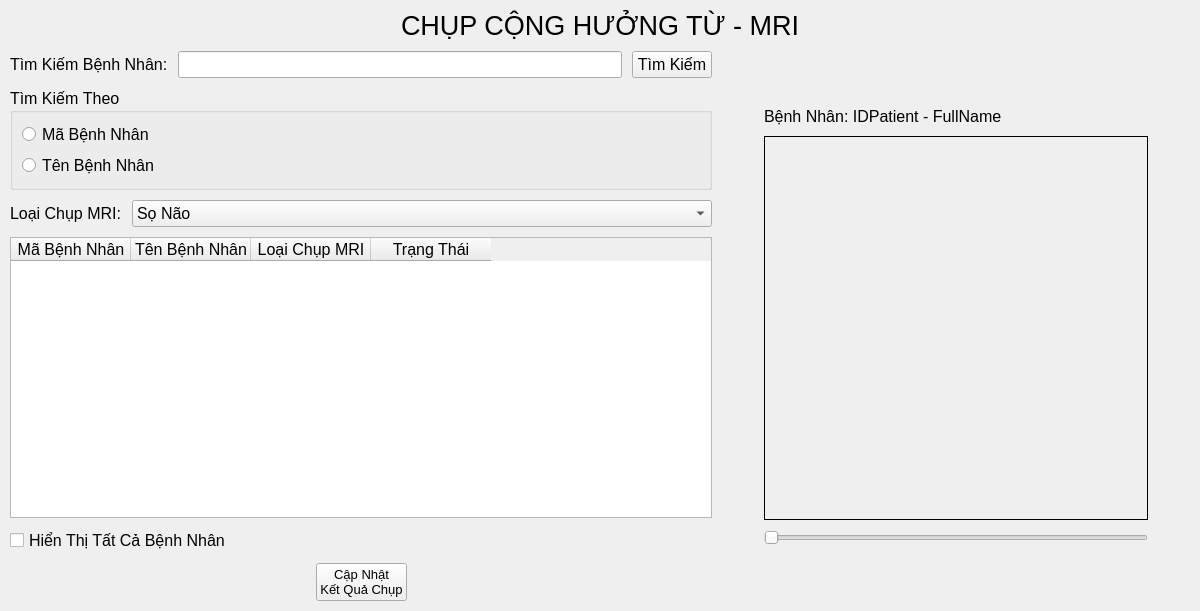
<?xml version="1.0" encoding="UTF-8"?>
<ui version="4.0">
 <class>MRI</class>
 <widget class="QFrame" name="MRI">
  <property name="geometry">
   <rect>
    <x>0</x>
    <y>0</y>
    <width>1200</width>
    <height>611</height>
   </rect>
  </property>
  <property name="font">
   <font>
    <pointsize>12</pointsize>
   </font>
  </property>
  <property name="windowTitle">
   <string>Frame</string>
  </property>
  <layout class="QVBoxLayout" name="verticalLayout_5" stretch="0,9">
   <property name="spacing">
    <number>10</number>
   </property>
   <property name="leftMargin">
    <number>10</number>
   </property>
   <property name="topMargin">
    <number>10</number>
   </property>
   <property name="rightMargin">
    <number>10</number>
   </property>
   <property name="bottomMargin">
    <number>10</number>
   </property>
   <item>
    <layout class="QHBoxLayout" name="horizontalLayout">
     <item>
      <spacer name="horizontalSpacer">
       <property name="orientation">
        <enum>Qt::Horizontal</enum>
       </property>
       <property name="sizeHint" stdset="0">
        <size>
         <width>40</width>
         <height>20</height>
        </size>
       </property>
      </spacer>
     </item>
     <item>
      <widget class="QLabel" name="label">
       <property name="font">
        <font>
         <pointsize>20</pointsize>
        </font>
       </property>
       <property name="text">
        <string>CHỤP CỘNG HƯỞNG TỪ - MRI</string>
       </property>
      </widget>
     </item>
     <item>
      <spacer name="horizontalSpacer_2">
       <property name="orientation">
        <enum>Qt::Horizontal</enum>
       </property>
       <property name="sizeHint" stdset="0">
        <size>
         <width>40</width>
         <height>20</height>
        </size>
       </property>
      </spacer>
     </item>
    </layout>
   </item>
   <item>
    <layout class="QHBoxLayout" name="horizontalLayout_6" stretch="3,2">
     <item>
      <layout class="QVBoxLayout" name="verticalLayout_2" stretch="0,1,0,7,0,0">
       <property name="spacing">
        <number>10</number>
       </property>
       <property name="sizeConstraint">
        <enum>QLayout::SetDefaultConstraint</enum>
       </property>
       <property name="leftMargin">
        <number>0</number>
       </property>
       <property name="topMargin">
        <number>0</number>
       </property>
       <property name="rightMargin">
        <number>0</number>
       </property>
       <property name="bottomMargin">
        <number>0</number>
       </property>
       <item>
        <layout class="QHBoxLayout" name="horizontalLayout_2">
         <item>
          <widget class="QLabel" name="label_5">
           <property name="font">
            <font>
             <pointsize>12</pointsize>
            </font>
           </property>
           <property name="text">
            <string>Tìm Kiếm Bệnh Nhân:</string>
           </property>
          </widget>
         </item>
         <item>
          <widget class="QLineEdit" name="txtSearch">
           <property name="font">
            <font>
             <pointsize>12</pointsize>
            </font>
           </property>
          </widget>
         </item>
         <item>
          <widget class="QPushButton" name="btSearch">
           <property name="font">
            <font>
             <pointsize>12</pointsize>
            </font>
           </property>
           <property name="cursor">
            <cursorShape>PointingHandCursor</cursorShape>
           </property>
           <property name="text">
            <string>Tìm Kiếm</string>
           </property>
          </widget>
         </item>
        </layout>
       </item>
       <item>
        <widget class="QGroupBox" name="groupBox">
         <property name="font">
          <font>
           <pointsize>12</pointsize>
           <kerning>false</kerning>
          </font>
         </property>
         <property name="title">
          <string>Tìm Kiếm Theo</string>
         </property>
         <layout class="QVBoxLayout" name="verticalLayout">
          <item>
           <widget class="QRadioButton" name="radioBTIDPatient">
            <property name="font">
             <font>
              <pointsize>12</pointsize>
              <strikeout>false</strikeout>
              <kerning>false</kerning>
             </font>
            </property>
            <property name="text">
             <string>Mã Bệnh Nhân</string>
            </property>
           </widget>
          </item>
          <item>
           <widget class="QRadioButton" name="radioBTFullName">
            <property name="font">
             <font>
              <pointsize>12</pointsize>
             </font>
            </property>
            <property name="text">
             <string>Tên Bệnh Nhân</string>
            </property>
           </widget>
          </item>
         </layout>
        </widget>
       </item>
       <item>
        <layout class="QHBoxLayout" name="horizontalLayout_3" stretch="0,3">
         <item>
          <widget class="QLabel" name="label_4">
           <property name="font">
            <font>
             <pointsize>12</pointsize>
            </font>
           </property>
           <property name="text">
            <string>Loại Chụp MRI:</string>
           </property>
          </widget>
         </item>
         <item>
          <widget class="QComboBox" name="comboTypeMRI">
           <property name="font">
            <font>
             <pointsize>12</pointsize>
            </font>
           </property>
           <item>
            <property name="text">
             <string>Sọ Não</string>
            </property>
           </item>
           <item>
            <property name="text">
             <string>Mạch Máu Não</string>
            </property>
           </item>
           <item>
            <property name="text">
             <string>Tĩnh Mạch Đồ</string>
            </property>
           </item>
           <item>
            <property name="text">
             <string>Tim</string>
            </property>
           </item>
           <item>
            <property name="text">
             <string>Tuyến Vú</string>
            </property>
           </item>
          </widget>
         </item>
        </layout>
       </item>
       <item>
        <widget class="QTableWidget" name="dataTabPatient">
         <property name="font">
          <font>
           <family>MS Shell Dlg 2</family>
           <pointsize>12</pointsize>
          </font>
         </property>
         <property name="sizeAdjustPolicy">
          <enum>QAbstractScrollArea::AdjustToContents</enum>
         </property>
         <attribute name="horizontalHeaderDefaultSectionSize">
          <number>120</number>
         </attribute>
         <column>
          <property name="text">
           <string>Mã Bệnh Nhân</string>
          </property>
         </column>
         <column>
          <property name="text">
           <string>Tên Bệnh Nhân</string>
          </property>
         </column>
         <column>
          <property name="text">
           <string>Loại Chụp MRI</string>
          </property>
         </column>
         <column>
          <property name="text">
           <string>Trạng Thái</string>
          </property>
         </column>
        </widget>
       </item>
       <item>
        <widget class="QCheckBox" name="checkAllPatient">
         <property name="font">
          <font>
           <pointsize>12</pointsize>
          </font>
         </property>
         <property name="text">
          <string>Hiển Thị Tất Cả Bệnh Nhân</string>
         </property>
        </widget>
       </item>
       <item>
        <layout class="QHBoxLayout" name="horizontalLayout_4">
         <item>
          <spacer name="horizontalSpacer_3">
           <property name="orientation">
            <enum>Qt::Horizontal</enum>
           </property>
           <property name="sizeHint" stdset="0">
            <size>
             <width>40</width>
             <height>20</height>
            </size>
           </property>
          </spacer>
         </item>
         <item>
          <widget class="QPushButton" name="btUpload">
           <property name="font">
            <font>
             <pointsize>10</pointsize>
            </font>
           </property>
           <property name="cursor">
            <cursorShape>PointingHandCursor</cursorShape>
           </property>
           <property name="text">
            <string>Cập Nhật
Kết Quả Chụp</string>
           </property>
          </widget>
         </item>
         <item>
          <spacer name="horizontalSpacer_4">
           <property name="orientation">
            <enum>Qt::Horizontal</enum>
           </property>
           <property name="sizeHint" stdset="0">
            <size>
             <width>40</width>
             <height>20</height>
            </size>
           </property>
          </spacer>
         </item>
        </layout>
       </item>
      </layout>
     </item>
     <item>
      <layout class="QHBoxLayout" name="horizontalLayout_5">
       <item>
        <spacer name="horizontalSpacer_5">
         <property name="orientation">
          <enum>Qt::Horizontal</enum>
         </property>
         <property name="sizeHint" stdset="0">
          <size>
           <width>40</width>
           <height>20</height>
          </size>
         </property>
        </spacer>
       </item>
       <item>
        <layout class="QVBoxLayout" name="verticalLayout_4">
         <property name="leftMargin">
          <number>10</number>
         </property>
         <property name="topMargin">
          <number>10</number>
         </property>
         <property name="rightMargin">
          <number>10</number>
         </property>
         <property name="bottomMargin">
          <number>10</number>
         </property>
         <item>
          <spacer name="verticalSpacer">
           <property name="orientation">
            <enum>Qt::Vertical</enum>
           </property>
           <property name="sizeHint" stdset="0">
            <size>
             <width>20</width>
             <height>18</height>
            </size>
           </property>
          </spacer>
         </item>
         <item>
          <layout class="QVBoxLayout" name="verticalLayout_3">
           <item>
            <widget class="QLabel" name="lbPatient">
             <property name="font">
              <font>
               <pointsize>12</pointsize>
              </font>
             </property>
             <property name="text">
              <string>Bệnh Nhân: IDPatient - FullName</string>
             </property>
            </widget>
           </item>
           <item>
            <widget class="QLabel" name="lbMRIImg">
             <property name="minimumSize">
              <size>
               <width>384</width>
               <height>384</height>
              </size>
             </property>
             <property name="maximumSize">
              <size>
               <width>384</width>
               <height>384</height>
              </size>
             </property>
             <property name="frameShape">
              <enum>QFrame::Box</enum>
             </property>
             <property name="text">
              <string/>
             </property>
            </widget>
           </item>
           <item>
            <widget class="QSlider" name="hSlider">
             <property name="minimumSize">
              <size>
               <width>384</width>
               <height>0</height>
              </size>
             </property>
             <property name="maximumSize">
              <size>
               <width>384</width>
               <height>16777215</height>
              </size>
             </property>
             <property name="minimum">
              <number>1</number>
             </property>
             <property name="orientation">
              <enum>Qt::Horizontal</enum>
             </property>
            </widget>
           </item>
          </layout>
         </item>
         <item>
          <spacer name="verticalSpacer_2">
           <property name="orientation">
            <enum>Qt::Vertical</enum>
           </property>
           <property name="sizeHint" stdset="0">
            <size>
             <width>20</width>
             <height>40</height>
            </size>
           </property>
          </spacer>
         </item>
        </layout>
       </item>
       <item>
        <spacer name="horizontalSpacer_6">
         <property name="orientation">
          <enum>Qt::Horizontal</enum>
         </property>
         <property name="sizeHint" stdset="0">
          <size>
           <width>40</width>
           <height>20</height>
          </size>
         </property>
        </spacer>
       </item>
      </layout>
     </item>
    </layout>
   </item>
  </layout>
 </widget>
 <resources/>
 <connections/>
</ui>
